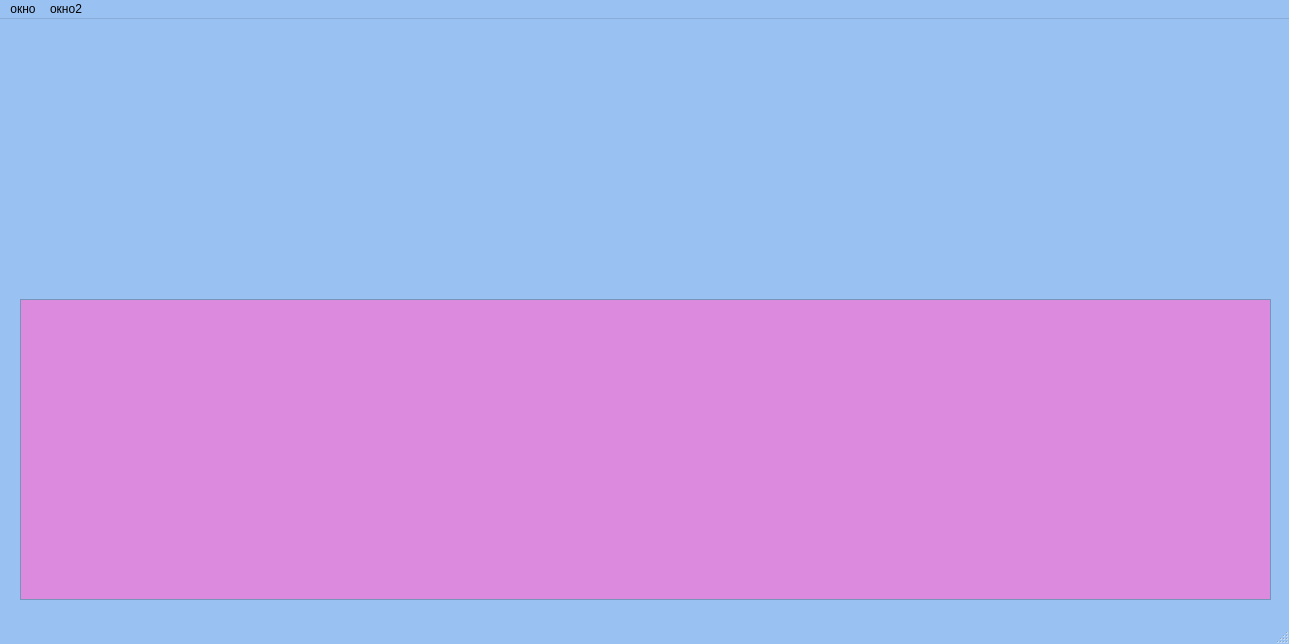
<?xml version="1.0" encoding="UTF-8"?>
<ui version="4.0">
 <class>MainWindow</class>
 <widget class="QMainWindow" name="MainWindow">
  <property name="geometry">
   <rect>
    <x>0</x>
    <y>0</y>
    <width>1289</width>
    <height>644</height>
   </rect>
  </property>
  <property name="palette">
   <palette>
    <active>
     <colorrole role="Light">
      <brush brushstyle="SolidPattern">
       <color alpha="255">
        <red>153</red>
        <green>193</green>
        <blue>241</blue>
       </color>
      </brush>
     </colorrole>
     <colorrole role="Dark">
      <brush brushstyle="SolidPattern">
       <color alpha="255">
        <red>153</red>
        <green>193</green>
        <blue>241</blue>
       </color>
      </brush>
     </colorrole>
     <colorrole role="Base">
      <brush brushstyle="SolidPattern">
       <color alpha="255">
        <red>153</red>
        <green>193</green>
        <blue>241</blue>
       </color>
      </brush>
     </colorrole>
     <colorrole role="Window">
      <brush brushstyle="SolidPattern">
       <color alpha="255">
        <red>153</red>
        <green>193</green>
        <blue>241</blue>
       </color>
      </brush>
     </colorrole>
    </active>
    <inactive>
     <colorrole role="Light">
      <brush brushstyle="SolidPattern">
       <color alpha="255">
        <red>153</red>
        <green>193</green>
        <blue>241</blue>
       </color>
      </brush>
     </colorrole>
     <colorrole role="Dark">
      <brush brushstyle="SolidPattern">
       <color alpha="255">
        <red>153</red>
        <green>193</green>
        <blue>241</blue>
       </color>
      </brush>
     </colorrole>
     <colorrole role="Base">
      <brush brushstyle="SolidPattern">
       <color alpha="255">
        <red>153</red>
        <green>193</green>
        <blue>241</blue>
       </color>
      </brush>
     </colorrole>
     <colorrole role="Window">
      <brush brushstyle="SolidPattern">
       <color alpha="255">
        <red>153</red>
        <green>193</green>
        <blue>241</blue>
       </color>
      </brush>
     </colorrole>
    </inactive>
    <disabled>
     <colorrole role="WindowText">
      <brush brushstyle="SolidPattern">
       <color alpha="255">
        <red>153</red>
        <green>193</green>
        <blue>241</blue>
       </color>
      </brush>
     </colorrole>
     <colorrole role="Light">
      <brush brushstyle="SolidPattern">
       <color alpha="255">
        <red>153</red>
        <green>193</green>
        <blue>241</blue>
       </color>
      </brush>
     </colorrole>
     <colorrole role="Dark">
      <brush brushstyle="SolidPattern">
       <color alpha="255">
        <red>153</red>
        <green>193</green>
        <blue>241</blue>
       </color>
      </brush>
     </colorrole>
     <colorrole role="Text">
      <brush brushstyle="SolidPattern">
       <color alpha="255">
        <red>153</red>
        <green>193</green>
        <blue>241</blue>
       </color>
      </brush>
     </colorrole>
     <colorrole role="ButtonText">
      <brush brushstyle="SolidPattern">
       <color alpha="255">
        <red>153</red>
        <green>193</green>
        <blue>241</blue>
       </color>
      </brush>
     </colorrole>
     <colorrole role="Base">
      <brush brushstyle="SolidPattern">
       <color alpha="255">
        <red>153</red>
        <green>193</green>
        <blue>241</blue>
       </color>
      </brush>
     </colorrole>
     <colorrole role="Window">
      <brush brushstyle="SolidPattern">
       <color alpha="255">
        <red>153</red>
        <green>193</green>
        <blue>241</blue>
       </color>
      </brush>
     </colorrole>
    </disabled>
   </palette>
  </property>
  <property name="cursor">
   <cursorShape>WaitCursor</cursorShape>
  </property>
  <property name="mouseTracking">
   <bool>true</bool>
  </property>
  <property name="windowTitle">
   <string>MainWindow</string>
  </property>
  <property name="autoFillBackground">
   <bool>false</bool>
  </property>
  <widget class="QWidget" name="centralwidget">
   <widget class="QTextBrowser" name="textBrowser">
    <property name="geometry">
     <rect>
      <x>20</x>
      <y>280</y>
      <width>1251</width>
      <height>301</height>
     </rect>
    </property>
    <property name="palette">
     <palette>
      <active>
       <colorrole role="Base">
        <brush brushstyle="SolidPattern">
         <color alpha="255">
          <red>220</red>
          <green>138</green>
          <blue>221</blue>
         </color>
        </brush>
       </colorrole>
      </active>
      <inactive>
       <colorrole role="Base">
        <brush brushstyle="SolidPattern">
         <color alpha="255">
          <red>220</red>
          <green>138</green>
          <blue>221</blue>
         </color>
        </brush>
       </colorrole>
      </inactive>
      <disabled/>
     </palette>
    </property>
   </widget>
  </widget>
  <widget class="QMenuBar" name="menubar">
   <property name="geometry">
    <rect>
     <x>0</x>
     <y>0</y>
     <width>1289</width>
     <height>26</height>
    </rect>
   </property>
   <widget class="QMenu" name="menu">
    <property name="title">
     <string>окно</string>
    </property>
   </widget>
   <widget class="QMenu" name="menu_2">
    <property name="title">
     <string>окно2</string>
    </property>
    <addaction name="separator"/>
    <addaction name="separator"/>
    <addaction name="separator"/>
    <addaction name="separator"/>
   </widget>
   <addaction name="menu"/>
   <addaction name="menu_2"/>
  </widget>
  <widget class="QStatusBar" name="statusbar"/>
 </widget>
 <resources/>
 <connections/>
</ui>
